Frame 1 (no input): blank canvas, image omitted
Frame 60 (no input): blank canvas, image omitted
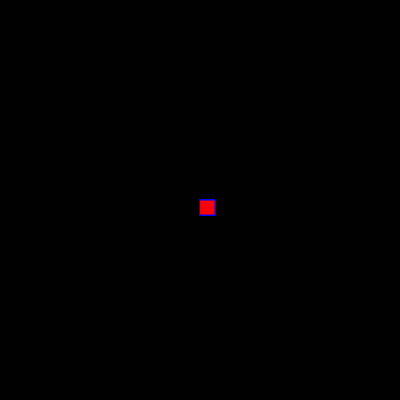
Frame 120 (the mouse pressed at the canvas centre since frame 60)

The p5.js sketch whose frames 1 and 60 were blank and that drew this single picture after the mouse press (run headless with seeded random() and noise() and a simulated clock; from frame 60 on, the mouse is pressed at the canvas centre):

// p5.js sketch
// ── sketch.js
function setup() {
    createCanvas(400, 400);
     background(1);
  }
  
  function draw() {
   
  stroke("blue") 
   //console.log(mouseIsPressed);
    if(mouseIsPressed){
      rect(mouseX, mouseY, 15, 15);  
    }
    
    
    
    
  fill("rgb(255,0,0)")  
  
  }
 
